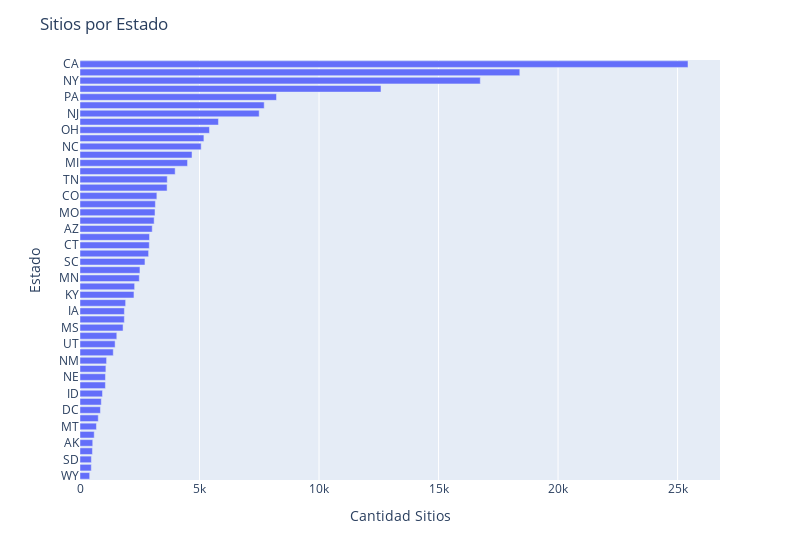

The notebook cell saved with this chart:
### Markdown cell above
Distribución de Sitios por Estado

### Code cell
fig = px.bar(df_maps_restaurantes['state_ab'].value_counts().reset_index().sort_values(by='count'), x='count', y='state_ab', orientation='h')

fig.update_layout( width=800, title="Sitios por Estado", yaxis_title="Estado", xaxis_title="Cantidad Sitios")

fig.show()

### Figure 1 — Plotly figure (JSON) as saved in the notebook; plotly's stock layout.template omitted (floating-point values rounded to 4 significant figures)
{"data": [{"alignmentgroup": "True", "hovertemplate": "count=%{x}<br>state_ab=%{y}<extra></extra>", "legendgroup": "", "marker": {"color": "#636efa", "pattern": {"shape": ""}}, "name": "", "offsetgroup": "", "orientation": "h", "showlegend": false, "textposition": "auto", "type": "bar", "x": [404, 473, 476, 521, 533, 595, 688, 764, 855, 891, 941, 1063, 1065, 1083, 1112, 1392, 1469, 1539, 1801, 1855, 1857, 1909, 2258, 2286, 2481, 2508, 2718, 2870, 2899, 2909, 3022, 3102, 3139, 3154, 3216, 3644, 3650, 3981, 4499, 4687, 5070, 5184, 5416, 5792, 7496, 7706, 8221, 12592, 16746, 18399, 25436], "xaxis": "x", "y": ["WY", "ND", "SD", "VT", "AK", "DE", "MT", "RI", "DC", "NH", "ID", "ME", "NE", "WV", "NM", "HI", "UT", "KS", "MS", "AR", "IA", "NV", "KY", "OK", "MN", "AL", "SC", "OR", "CT", "LA", "AZ", "WI", "MO", "IN", "CO", "MD", "TN", "WA", "MI", "MA", "NC", "VA", "OH", "GA", "NJ", "IL", "PA", "FL", "NY", "TX", "CA"], "yaxis": "y"}], "layout": {"barmode": "relative", "legend": {"tracegroupgap": 0}, "margin": {"t": 60}, "title": {"text": "Sitios por Estado"}, "width": 800, "xaxis": {"anchor": "y", "domain": [0, 1], "title": {"text": "Cantidad Sitios"}}, "yaxis": {"anchor": "x", "domain": [0, 1], "title": {"text": "Estado"}}}}
